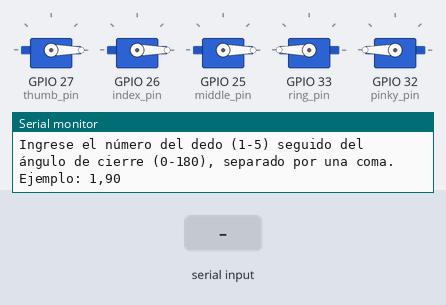
Bench run of a sketch on a simulated ESP32. On the bench: 5 × servo, the last lines printed to the serial monitor. The test bench sets the inputs (shaded band).

Above: at 1.2 s.
1.3 s: "1,90\n" received over Serial
At 2.4 s:
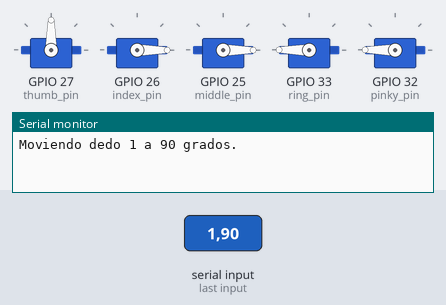
2.8 s: "90,45\n" received over Serial
4.3 s: "1\n" received over Serial
Timing chart, 0 to 7.3 s (numbered marks = the images above; inputs shaded):
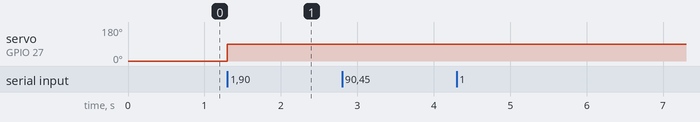

The sketch:

calibrate2.ino
```cpp
#include <ESP32Servo.h>

// Crear objetos Servo
Servo thumb;   // Pulgar
Servo ind;   // Índice
Servo middle;  // Medio
Servo ring;    // Anular
Servo pinky;   // Meñique

// Variables de calibración de apertura para cada dedo (mano abierta)
int thumb_open_pos = 0;
int index_open_pos = 0;
int middle_open_pos = 0;
int ring_open_pos = 180;
int pinky_open_pos = 180;

// Pines de conexión de los servos a la placa
int thumb_pin = 27;
int index_pin = 26;
int middle_pin = 25;
int ring_pin = 33;
int pinky_pin = 32;

void setup() {
  // Asignar los pines a los objetos Servo
  thumb.attach(thumb_pin);
  ind.attach(index_pin);
  middle.attach(middle_pin);
  ring.attach(ring_pin);
  pinky.attach(pinky_pin);

  // Colocar los servos en la posición de apertura inicial (mano abierta)
  thumb.write(thumb_open_pos);
  ind.write(index_open_pos);
  middle.write(middle_open_pos);
  ring.write(ring_open_pos);
  pinky.write(pinky_open_pos);

  // Iniciar la comunicación serial
  Serial.begin(9600);
  Serial.println("Mano en posición abierta.");
  Serial.println("Ingrese el número del dedo (1-5) seguido del ángulo de cierre (0-180), separado por una coma. Ejemplo: 1,90");
}

void loop() {
  // Verificar si hay datos disponibles en el puerto serial
  if (Serial.available() > 0) {
    // Leer la entrada desde el puerto serial
    String input = Serial.readStringUntil('\n');

    // Dividir la entrada en dedo y ángulo (separado por coma)
    int commaIndex = input.indexOf(',');

    if (commaIndex > 0) {
      int finger = input.substring(0, commaIndex).toInt();
      int angle = input.substring(commaIndex + 1).toInt();

      // Validar si el dedo está entre 1 y 5, y el ángulo entre 0 y 180
      if (finger >= 1 && finger <= 5 && angle >= 0 && angle <= 180) {
        moveFinger(finger, angle);
        Serial.print("Moviendo dedo ");
        Serial.print(finger);
        Serial.print(" a ");
        Serial.print(angle);
        Serial.println(" grados.");
      } else {
        Serial.println("Error: dedo debe estar entre 1-5 y el ángulo entre 0-180.");
      }
    } else {
      Serial.println("Error: formato incorrecto. Use: dedo,angulo (ej: 1,90).");
    }
  }
}

// Función para mover el dedo especificado al ángulo dado
void moveFinger(int finger, int angle) {
  switch (finger) {
    case 1:
      thumb.write(angle);
      break;
    case 2:
      ind.write(angle);
      break;
    case 3:
      middle.write(angle);
      break;
    case 4:
      ring.write(angle);
      break;
    case 5:
      pinky.write(angle);
      break;
    default:
      Serial.println("Error: dedo no válido.");
      break;
  }
}
```

Measured:
- after the input at 1.3 s, servo on GPIO 27 (thumb_pin): 0° → 90° at once
